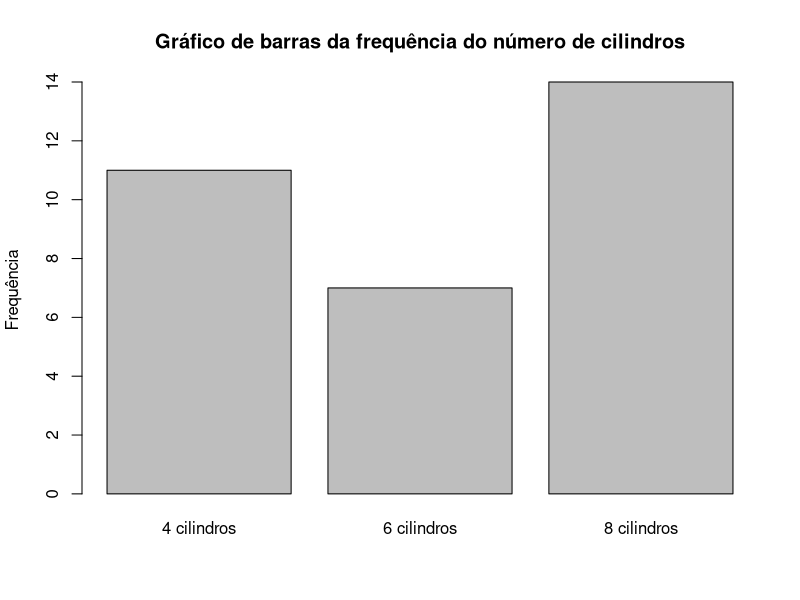
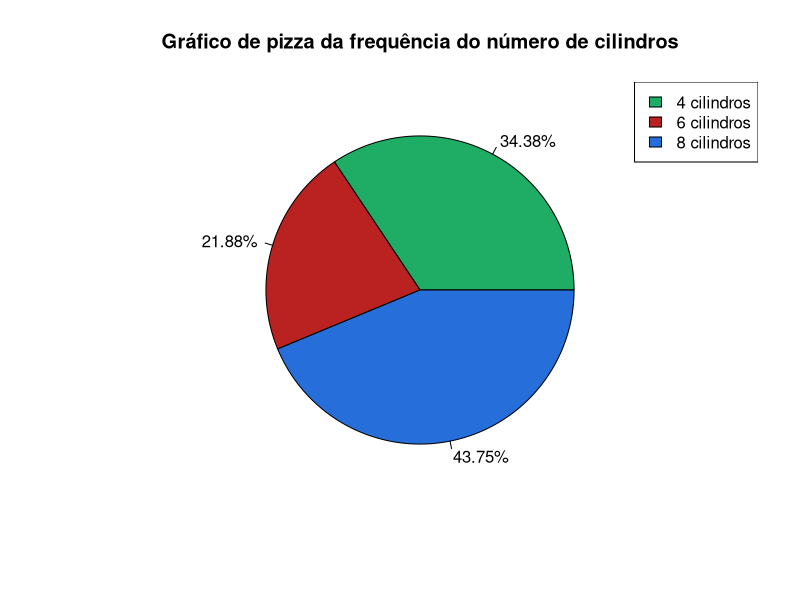
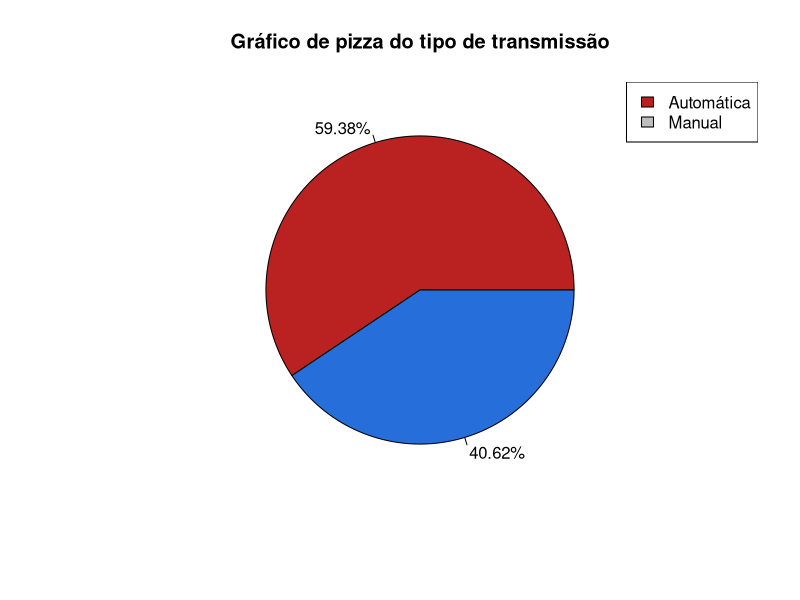

The R script that drew these images, in order:
## ---- chunk 1
library(data.table)
dados_iris <- iris
setnames(dados_iris, old = c('Sepal.Length', 'Sepal.Width', 'Petal.Length', 'Petal.Width', 'Species'), new = c('Comprimento_Sepala', 'Largura_Sepala', 'Comprimento_Petala', 'Largura_Sepala', 'Especie'))
dados_mtcars <- mtcars
dados_mtcars$qsec <- NULL
dados_mtcars$disp <- NULL
dados_mtcars$hp   <- NULL

setnames(dados_mtcars, old = c('mpg', 'cyl', 'drat', 'wt','vs', 'am', 'gear', 'carb'), new = c('Milhas_por_Galao', 'Numero_de_Cilindros', 'Razao_Eixo', 'Peso (1000 lbs)', 'Motor', 'Transmissao', 'Numero_eixos_dianteiros', 'Numero_carboradores'))
## ---- chunk 2
library(knitr)
library(rmarkdown)
paged_table(dados_iris)

## ---- chunk 3
barplot(table(dados_mtcars$Numero_de_Cilindros),
        main = 'Gráfico de barras da frequência do número de cilindros',
        xlab = ' ',
        ylab = 'Frequência',
        names.arg = c('4 cilindros', '6 cilindros', '8 cilindros'))
## ---- chunk 4

pie_chart <- table(dados_mtcars$Numero_de_Cilindros)
pie(pie_chart,
        main   = 'Gráfico de pizza da frequência do número de cilindros',
        labels = paste0(round(100 * pie_chart/sum(pie_chart), 2), '%'),
        col    = c('#1fad66', '#ba2121', '#266ed9')
          
        )

legend('topright', legend = c('4 cilindros', '6 cilindros', '8 cilindros'),
       fill =  c("#1fad66", "#ba2121", "#266ed9"))
## ---- chunk 5

pie_chart <- table(dados_mtcars$Transmissao)
pie(pie_chart,
        main   = 'Gráfico de pizza do tipo de transmissão',
        labels = paste0(round(100 * pie_chart/sum(pie_chart), 2), '%'),
        col    = c( '#ba2121', '#266ed9')
          
        )

legend('topright', legend = c('Automática', 'Manual'),
       fill =  c( "#ba2121", 'gray'))
## ---- chunk 6

alunos <- c(18, 18, 19, 20, 23, 20, 21, 22)
mean(alunos)

## ---- chunk 7
alunos <- c(18, 18, 19, 20, 23, 20, 21, 22, 50, 60)
mean(alunos)
## ---- chunk 8

numero_de_filhos <- c(1, 1, 1, 2, 2, 3, 4, 1, 1, 4, 2)

moda <- function(a) {
   uniqv <- unique(a)
   uniqv[which.max(tabulate(match(a, uniqv)))]
}

moda(numero_de_filhos)

## ---- chunk 9
num_alguma_coisa <- c(5, 6, 7, 8, 9, 10, 11, 12)
median(num_alguma_coisa)


## ---- chunk 10

observacoes <- c(1, 2, 3, 4, 5, 6, 8, 9)

mediana <- (4 + 5)/2
print(mediana)


## ---- chunk 11
observacoes <- c(1, 3, 3, 6, 7, 8, 9)

mediana <- 6
print(mediana)
